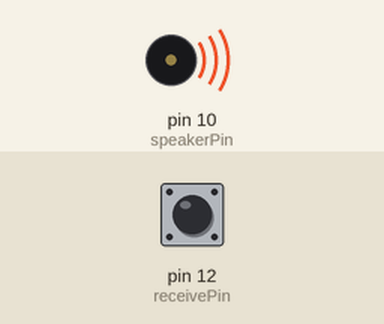
A sketch run on a simulated Arduino Nano, built with avr-gcc and run on an emulated ATmega328P. On the bench: buzzer (waves = sounding). Inputs (shaded band) come from the test bench; at power-on: pin 12 (receivePin) HIGH. What the sketch prints to the serial monitor is not drawn.

Above: at 0.1 s.
Timing chart, 0 to 1.6 s (numbered marks = the images above):
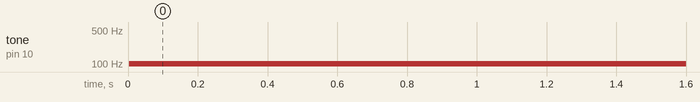

Measured:
- by itself, tone on pin 10 (speakerPin): silent → 101 Hz at 0.00 s

The sketch:

06_theremin2.ino
```cpp
#include <CapacitiveSensor.h>
const int receivePin = 12;
const int speakerPin = 10;
const int sendPin = 2;
CapacitiveSensor sens = CapacitiveSensor(sendPin,receivePin);

void setup() {
  Serial.begin(9600);
}

void loop() {
  //long start = millis();
  long total = sens.capacitiveSensor(30); // 30 Messungen
  //Serial.print(millis() - start); // Reaktionszeit in ms
  //Serial.print("\t");
  Serial.println(total);
  int pitch = 100 + total / 10;
  tone(speakerPin, pitch);
}
```
